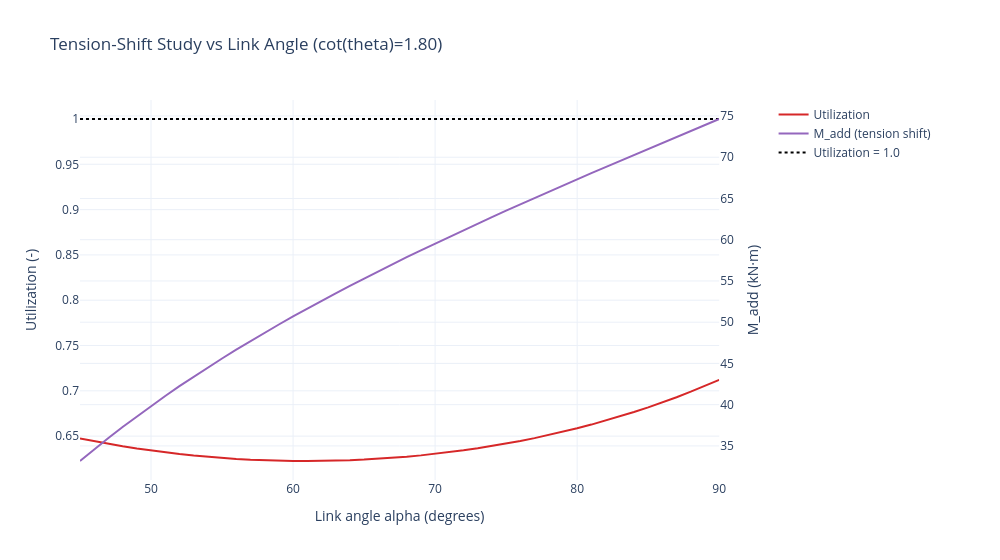

Notebook source saved alongside this figure:
### Markdown cell above
## 6. Link Angle Moment-Shift Study

Shows utilization and tension-shift add-on moment (`M_add`) versus link angle for a fixed cot(theta).

### Code cell
fig_alpha_shift = check.plot_link_angle_moment_shift_study(
    load_case=load_case,
    cot_theta=1.8,
    angle_min=45.0,
    angle_max=90.0,
    n_points=46,
    show=False,
)
fig_alpha_shift

### Figure 1 — Plotly figure (JSON) as saved in the notebook; plotly's stock layout.template omitted (floating-point values rounded to 4 significant figures)
{"data": [{"hovertemplate": "alpha: %{x:.1f}°<br>Utilization: %{y:.3f}<extra></extra>", "line": {"color": "#d62728"}, "mode": "lines", "name": "Utilization", "type": "scatter", "x": [45.0, 46.0, 47.0, 48.0, 49.0, 50.0, 51.0, 52.0, 53.0, 54.0, 55.0, 56.0, 57.0, 58.0, 59.0, 60.0, 61.0, 62.0, 63.0, 64.0, 65.0, 66.0, 67.0, 68.0, 69.0, 70.0, 71.0, 72.0, 73.0, 74.0, 75.0, 76.0, 77.0, 78.0, 79.0, 80.0, 81.0, 82.0, 83.0, 84.0, 85.0, 86.0, 87.0, 88.0, 89.0, 90.0], "xaxis": "x", "y": [0.6474, 0.6443, 0.6414, 0.6388, 0.6363, 0.6341, 0.632, 0.6302, 0.6286, 0.6271, 0.6259, 0.6249, 0.624, 0.6234, 0.6229, 0.6226, 0.6225, 0.6226, 0.6229, 0.6234, 0.6241, 0.625, 0.626, 0.6273, 0.6287, 0.6304, 0.6322, 0.6343, 0.6366, 0.6391, 0.6417, 0.6447, 0.6478, 0.6512, 0.6548, 0.6586, 0.6627, 0.6671, 0.6717, 0.6766, 0.6817, 0.6872, 0.693, 0.699, 0.7054, 0.7122], "yaxis": "y"}, {"hovertemplate": "alpha: %{x:.1f}°<br>M_add: %{y:.2f} kN·m<extra></extra>", "line": {"color": "#9467bd"}, "mode": "lines", "name": "M_add (tension shift)", "type": "scatter", "x": [45.0, 46.0, 47.0, 48.0, 49.0, 50.0, 51.0, 52.0, 53.0, 54.0, 55.0, 56.0, 57.0, 58.0, 59.0, 60.0, 61.0, 62.0, 63.0, 64.0, 65.0, 66.0, 67.0, 68.0, 69.0, 70.0, 71.0, 72.0, 73.0, 74.0, 75.0, 76.0, 77.0, 78.0, 79.0, 80.0, 81.0, 82.0, 83.0, 84.0, 85.0, 86.0, 87.0, 88.0, 89.0, 90.0], "xaxis": "x", "y": [33.17, 34.59, 35.97, 37.3, 38.59, 39.84, 41.06, 42.24, 43.39, 44.51, 45.6, 46.67, 47.71, 48.73, 49.72, 50.7, 51.65, 52.59, 53.51, 54.41, 55.3, 56.17, 57.03, 57.88, 58.72, 59.54, 60.36, 61.16, 61.96, 62.74, 63.52, 64.3, 65.06, 65.82, 66.57, 67.32, 68.07, 68.81, 69.54, 70.28, 71.01, 71.73, 72.46, 73.19, 73.91, 74.63], "yaxis": "y2"}, {"hovertemplate": "Utilization limit<extra></extra>", "line": {"color": "black", "dash": "dot"}, "mode": "lines", "name": "Utilization = 1.0", "type": "scatter", "x": [45.0, 46.0, 47.0, 48.0, 49.0, 50.0, 51.0, 52.0, 53.0, 54.0, 55.0, 56.0, 57.0, 58.0, 59.0, 60.0, 61.0, 62.0, 63.0, 64.0, 65.0, 66.0, 67.0, 68.0, 69.0, 70.0, 71.0, 72.0, 73.0, 74.0, 75.0, 76.0, 77.0, 78.0, 79.0, 80.0, 81.0, 82.0, 83.0, 84.0, 85.0, 86.0, 87.0, 88.0, 89.0, 90.0], "xaxis": "x", "y": [1, 1, 1, 1, 1, 1, 1, 1, 1, 1, 1, 1, 1, 1, 1, 1, 1, 1, 1, 1, 1, 1, 1, 1, 1, 1, 1, 1, 1, 1, 1, 1, 1, 1, 1, 1, 1, 1, 1, 1, 1, 1, 1, 1, 1, 1], "yaxis": "y"}], "layout": {"height": 560, "legend": {"orientation": "v", "x": 1.02, "xanchor": "left", "y": 1, "yanchor": "top"}, "margin": {"r": 240}, "title": {"text": "Tension-Shift Study vs Link Angle (cot(theta)=1.80)"}, "width": 1000, "xaxis": {"anchor": "y", "domain": [0, 0.94], "title": {"text": "Link angle alpha (degrees)"}}, "yaxis": {"anchor": "x", "domain": [0, 1], "title": {"text": "Utilization (-)"}}, "yaxis2": {"anchor": "x", "overlaying": "y", "side": "right", "title": {"text": "M_add (kN·m)"}}}}
